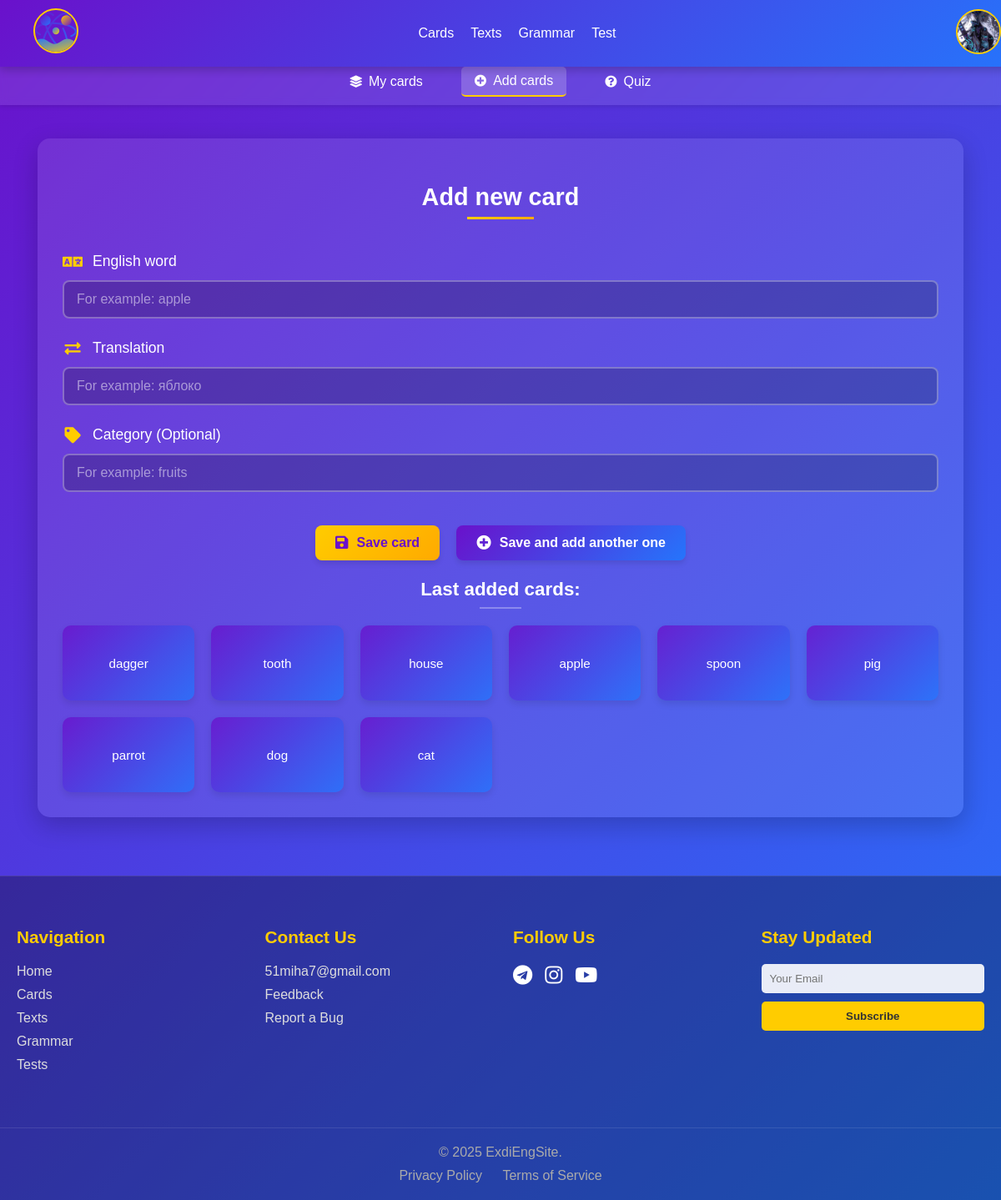
The app's page /cards/add-cards/ (signed in), older data.
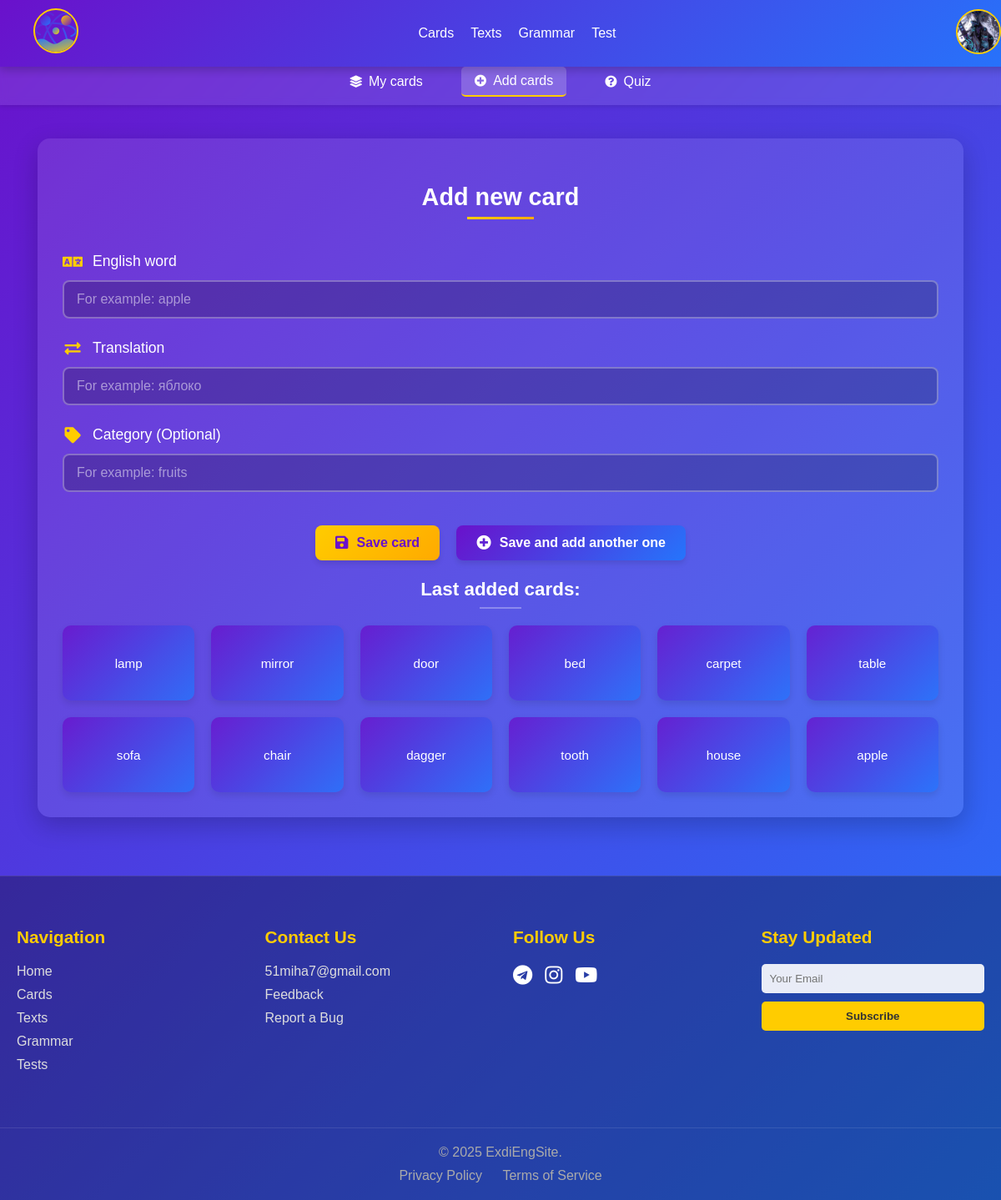
The same page, newer data.
### cardspage/models.py (models this page shows, shortened)
class Card(models.Model):
    user = models.ForeignKey(CustomUser, on_delete=models.CASCADE)
    user_card_id = models.PositiveIntegerField(default=0)
    english_word = models.CharField(max_length=100)
    native_translation = models.CharField(max_length=100)
    category = models.CharField(max_length=50, blank=True, null=True)
    created_at = models.DateTimeField(auto_now_add=True)
    class Meta:
        unique_together = ('user', 'user_card_id')

### cardspage/views.py (the view)
# urls.py: path('add-cards/', views.add_cards, name='add_cards'),
@login_required
def add_cards(request):
    if request.method == 'POST':
        form = CardForm(request.POST)
        if form.is_valid():
            CardService.create_card(form, request.user)
            return redirect('add_cards' if 'add_another' in request.POST else 'my_cards')
    else:
        form = CardForm()
    recent_cards = CardService.get_user_cards(request.user, 12)
    return render(request, 'cardspage/add_cards.html', {
        'form': form,
        'recent_cards': recent_cards
    })

### cardspage/forms.py
class CardForm(forms.ModelForm):
    class Meta:
        model = Card
        fields = ['english_word', 'native_translation', 'category']
        widgets = {
            'english_word': forms.TextInput(attrs={
                'placeholder': 'For example: apple'
            }),
            'native_translation': forms.TextInput(attrs={
                'placeholder': 'For example: яблоко'
            }),
            'category': forms.TextInput(attrs={
                'placeholder': 'For example: fruits'
            })
        }

### cardspage/services.py (called while the page is built)
    @staticmethod
    def get_user_cards(user, limit=None):
        queryset = Card.objects.filter(user=user).order_by('-created_at')
        return queryset[:limit] if limit else queryset

### cardspage/templates/cardspage/add_cards.html (shortened to what this page needs)
{% extends 'cardspage/cards_base.html' %}
{% load static %}
{% block extra_css %}
    <link rel="stylesheet" href="{% static 'style/navbar.css' %}">
    <link rel="stylesheet" href="{% static 'style/cards.css' %}">
    <link rel="stylesheet" href="{% static 'style/add_cards.css' %}">
    <link rel="stylesheet" href="https://cdnjs.cloudflare.com/ajax/libs/font-awesome/5.15.4/css/all.min.css">
{% endblock %}
{% block content %}
{% include 'mainpage/navbar.html' %}
<div class="secondary-navbar">
    <div class="secondary-nav-container">
        <a href="{% url 'my_cards' %}" class="secondary-nav-link">
            <i class="fas fa-layer-group"></i> My cards
        </a>
        <a href="{% url 'add_cards' %}" class="secondary-nav-link active">
            <i class="fas fa-plus-circle"></i> Add cards
        </a>
        <a href="{% url 'quiz_start' %}" class="secondary-nav-link">
            <i class="fas fa-question-circle"></i> Quiz
        </a>
    </div>
</div>
<div class="main-container">
    <div class="cards-content-wrapper">
        <h2 class="section-title">Add new card</h2>
        <form method="post" class="card-form">
            <div class="form-group">
                <label for="id_english_word">
                    <i class="fas fa-language"></i> English word
                </label>
                {{ form.english_word }}
            </div>
            <div class="form-group">
                <label for="id_native_translation">
                    <i class="fas fa-exchange-alt"></i> Translation
                </label>
                {{ form.native_translation }}
            </div>
            <div class="form-group">
                <label for="id_category">
                    <i class="fas fa-tag"></i> Category (Optional)
                </label>
                {{ form.category }}
            </div>
            <div class="form-actions">
    <button type="submit" class="cta-button primary">
        <i class="fas fa-save"></i> Save card
    </button>
    <button type="button" class="cta-button secondary" id="addAnother">
        <i class="fas fa-plus-circle"></i> Save and add another one
    </button>
</div>
        </form>
        <div class="recent-cards">
            <h3 class="section-subtitle">Last added cards:</h3>
            <div class="mini-cards-grid">
                {% for card in recent_cards %}
                <div class="mini-card" onclick="flipMiniCard(this)">
                    <div class="mini-card-inner">
                        <div class="mini-card-front">
                            {{ card.english_word|truncatechars:15 }}
                        </div>
                        <div class="mini-card-back">
                            {{ card.native_translation|truncatechars:15 }}
                        </div>
                    </div>
                </div>
                {% empty %}
                <p class="no-cards-notice">U have not added cards yet</p>
                {% endfor %}
            </div>
        </div>
    </div>
</div>
{% include 'mainpage/footer.html' %}
{% endblock %}

Row changes from the older to the newer data that the page shows:
no longer on this page (row unchanged): Card: english_word "spoon", native_translation "ложка"
no longer on this page (row unchanged): Card: english_word "pig", native_translation "свинья"
no longer on this page (row unchanged): Card: english_word "parrot", native_translation "попугай"
no longer on this page (row unchanged): Card: english_word "dog", native_translation "собака"
no longer on this page (row unchanged): Card: english_word "cat", native_translation "кошка"
added Card: english_word "lamp", native_translation "лампа"
added Card: english_word "mirror", native_translation "зеркало"
added Card: english_word "door", native_translation "дверь"
added Card: english_word "bed", native_translation "кровать"
added Card: english_word "carpet", native_translation "ковёр"
added Card: english_word "table", native_translation "стол"
added Card: english_word "sofa", native_translation "диван"
added Card: english_word "chair", native_translation "стул"
